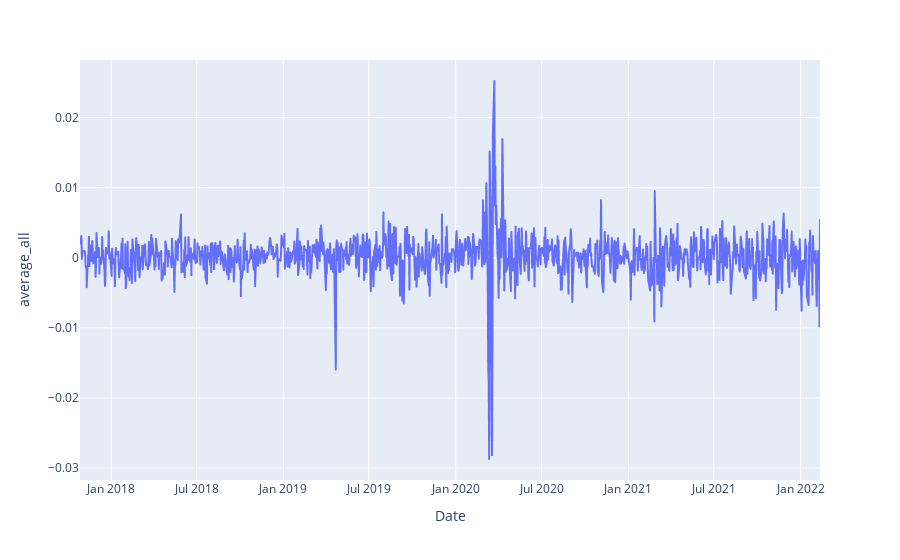

Notebook code for this chart:
### Code cell
import plotly.express as px
fig = px.line(pctchange, x="Date", y="average_all")
fig.show()

### Figure 1 — Plotly figure (JSON) as saved in the notebook; plotly's stock layout.template omitted (floating-point values rounded to 4 significant figures; data arrays with more than 128 entries replaced by an {"elided": "..."} marker saying what was removed)
{"data": [{"hovertemplate": "Date=%{x}<br>average_all=%{y}<extra></extra>", "legendgroup": "", "line": {"color": "#636efa", "dash": "solid"}, "marker": {"symbol": "circle"}, "mode": "lines", "name": "", "showlegend": false, "type": "scattergl", "x": {"elided": "1081 str values"}, "xaxis": "x", "y": {"elided": "1081 float values"}, "yaxis": "y"}], "layout": {"autosize": true, "legend": {"tracegroupgap": 0}, "margin": {"t": 60}, "xaxis": {"anchor": "y", "autorange": true, "domain": [0, 1], "range": ["2017-10-27", "2022-02-11"], "title": {"text": "Date"}, "type": "date"}, "yaxis": {"anchor": "x", "autorange": true, "domain": [0, 1], "range": [-0.03172, 0.02821], "title": {"text": "average_all"}, "type": "linear"}}}
